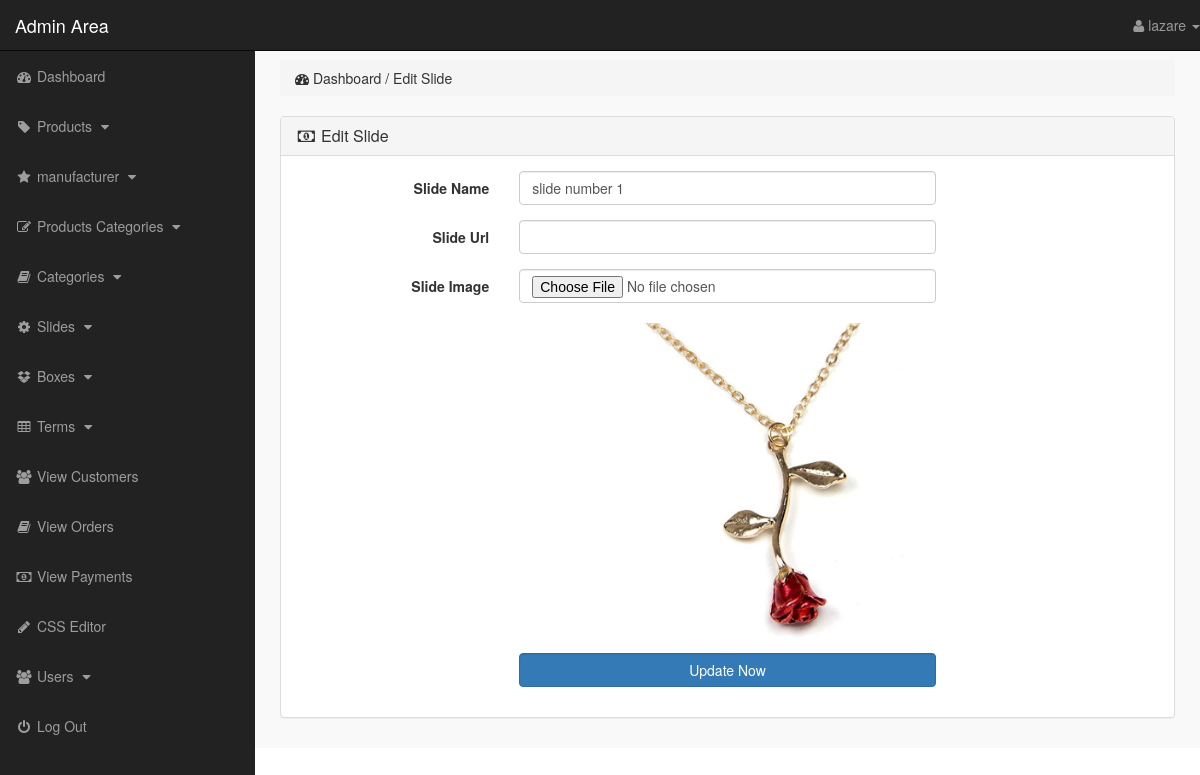
The app's page /admin_area/index.php?edit_slide=1 (signed in) with its own data.
### tables this page shows
CREATE TABLE `slider` (
  `slide_id` int(10) NOT NULL,
  `slide_name` varchar(255) NOT NULL,
  `slide_image` text NOT NULL
);

### admin_area/edit_slide.php (the view, shortened to what this page needs)
<?php
    if(!isset($_SESSION['admin_email'])){
        echo "<script>window.open('login.php','_self')</script>";
    }else{
?>
<?php
    if(isset($_GET['edit_slide'])){
        $edit_slide_id = $_GET['edit_slide'];
        $edit_slide = "select * from slider where slide_id='$edit_slide_id'";
        $run_edit_slide = mysqli_query($con,$edit_slide);
        $row_edit_slide = mysqli_fetch_array($run_edit_slide);
        $slide_name = $row_edit_slide['slide_name'];
        $slide_url = $row_edit_slide['slide_url'];
        $slide_image = $row_edit_slide['slide_image'];
    }
?>
<div class="row">
    <div class="col-lg-12">
        <ol class="breadcrumb">
            <li>
                <i class="fa fa-dashboard"></i> Dashboard / Edit Slide
            </li>
        </ol>
    </div>
</div>
<div class="row">
    <div class="col-lg-12">
        <div class="panel panel-default">
            <div class="panel-heading">
                <h3 class="panel-title">
                    <i class="fa fa-money fa-fw"></i> Edit Slide
                </h3>
            </div>
            <div class="panel-body">
                <form action="" class="form-horizontal" method="post" enctype="multipart/form-data">
                    <div class="form-group">
                        <label for="" class="control-label col-md-3">
                            Slide Name
                        </label>
                        <div class="col-md-6">
                            <input name="slide_name" type="text" class="form-control" value="<?php echo $slide_name; ?>">
                        </div>
                    </div>
                    <div class="form-group">
                        <label for="" class="control-label col-md-3">
                            Slide Url
                        </label>
                        <div class="col-md-6">
                            <input name="slide_url" type="text" class="form-control" value="<?php echo $slide_url; ?>">
                        </div>
                    </div>
                    <div class="form-group">
                        <label for="" class="control-label col-md-3">
                            Slide Image
                        </label>
                        <div class="col-md-6">
                            <input type="file" name="slide_image" class="form-control">
                            <br/>
                            <img src="slides_images/<?php echo $slide_image; ?>" class="img-responsive">
                        </div>
                    </div>
                    <div class="form-group">
                        <label for="" class="control-label col-md-3"></label>
                        <div class="col-md-6">
                            <input type="submit" name="update" value="Update Now" class="btn btn-primary form-control">
                        </div>
                    </div>
                </form>
            </div>
        </div>
    </div>
</div>
<?php } ?>

### admin_area/includes/sidebar.php (shortened to what this page needs)
<?php
    if(!isset($_SESSION['admin_email'])){
        echo "<script>window.open('login.php','_self')</script>";
    }else{
?>
<nav class="navbar navbar-inverse navbar-fixed-top">
    <div class="navbar-header">
        <a href="index.php?dashboard" class="navbar-brand">Admin Area</a>
    </div>
    <ul class="nav navbar-right top-nav">
        <li class="dropdown">
            <a href="#" class="dropdown-toggle" data-toggle="dropdown">
                <i class="fa fa-user"></i> <?php echo $admin_name;  ?> <b class="caret"></b>
            </a>
        </li>
    </ul>
    <div class="collapse navbar-collapse navbar-ex1-collapse">
        <ul class="nav navbar-nav side-nav">
            <li>
                <a href="index.php?dashboard">
                        <i class="fa fa-fw fa-dashboard"></i> Dashboard
                </a>
            </li>
            <li>
                <a href="#" data-toggle="collapse" data-target="#products">
                        <i class="fa fa-fw fa-tag"></i> Products
                        <i class="fa fa-fw fa-caret-down"></i>
                </a>
            </li>
            <li>
                <a href="#" data-toggle="collapse" data-target="#manufacturer">
                        <i class="fa fa-fw fa-star"></i> manufacturer
                        <i class="fa fa-fw fa-caret-down"></i>
                </a>
            </li>
            <li>
                <a href="#" data-toggle="collapse" data-target="#p_cat">
                        <i class="fa fa-fw fa-edit"></i> Products Categories
                        <i class="fa fa-fw fa-caret-down"></i>
                </a>
            </li>
            <li>
                <a href="#" data-toggle="collapse" data-target="#cat">
                        <i class="fa fa-fw fa-book"></i> Categories
                        <i class="fa fa-fw fa-caret-down"></i>
                </a>
            </li>
            <li>
                <a href="#" data-toggle="collapse" data-target="#slides">
                        <i class="fa fa-fw fa-gear"></i> Slides
                        <i class="fa fa-fw fa-caret-down"></i>
                </a>
            </li>
            <li>
                <a href="#" data-toggle="collapse" data-target="#boxes">
                        <i class="fa fa-fw fa-dropbox"></i> Boxes
                        <i class="fa fa-fw fa-caret-down"></i>
                </a>
            </li>
            <li>
                <a href="#" data-toggle="collapse" data-target="#terms">
                        <i class="fa fa-fw fa-table"></i> Terms
                        <i class="fa fa-fw fa-caret-down"></i>
                </a>
            </li>
            <li>
                <a href="index.php?view_customers">
                    <i class="fa fa-fw fa-users"></i> View Customers
                </a>
            </li>
            <li>
                <a href="index.php?view_orders">
                    <i class="fa fa-fw fa-book"></i> View Orders
                </a>
            </li>
            <li>
                <a href="index.php?view_payments">
                    <i class="fa fa-fw fa-money"></i> View Payments
                </a>
            </li>
            <li>
                <a href="index.php?edit_css">
                    <i class="fa fa-fw fa-pencil"></i> CSS Editor
                </a>
            </li>
            <li>
                <a href="#" data-toggle="collapse" data-target="#users">
                        <i class="fa fa-fw fa-users"></i> Users
                        <i class="fa fa-fw fa-caret-down"></i>
                </a>
            </li>
            <li>
                <a href="logout.php">
                    <i class="fa fa-fw fa-power-off"></i> Log Out
                </a>
            </li>
        </ul>
    </div>
</nav>
<?php } ?>

### admin_area/css/style.css (style rules this page uses)
body { margin-top: 100px; }
@media (min-width: 768px) { body { margin-top: 50px; } }
.top-nav { 0 15px; }
.top-nav>li { float: left; display: inline-block; }
.top-nav>li>a { color: #999999; line-height: 20px; padding-top: 15px; padding-bottom: 15px; }
@media (min-width: 768px) { .side-nav { position: fixed; top: 51px; bottom: 0; width: 255px; overflow-y: auto; overflow-x: hidden; background-color: #222222; padding-bottom: 40px; border-radius: 0; } }
@media (min-width: 768px) { .side-nav>li>a { width: 255px; } }
.panel-body { border-radius: 5px; }

### records on screen
slider: slide_name "slide number 1", slide_image (picture)

### other values on screen
$admin_name "lazare"
